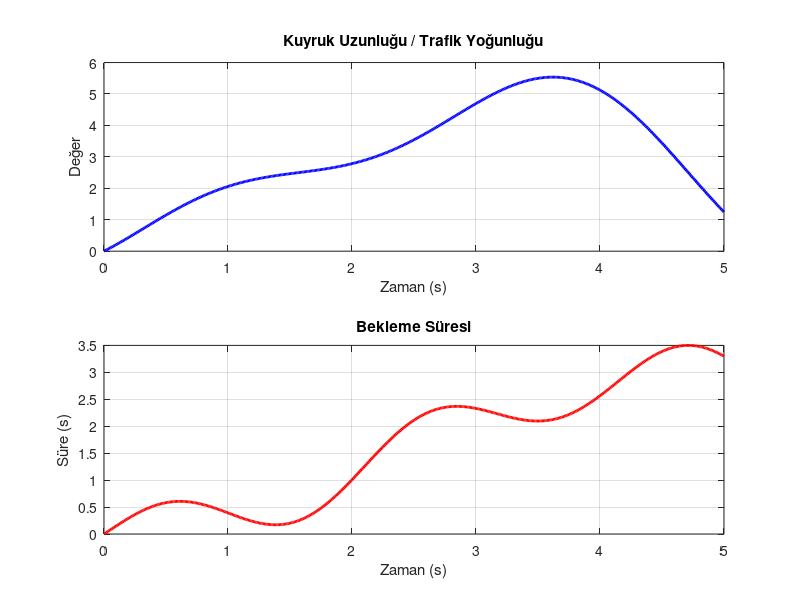

The MATLAB script that drew this image: (Note: this script raises an error after producing the figure.)
% traffic_visualization.m
% Standalone trafik simülasyonu görselleştirme aracı
% Bu script, mevcut verileri görselleştirir veya statik test verisi oluşturur

function traffic_visualization()
    fprintf('Trafik simülasyonu görselleştirmesi başlatılıyor...\n');
    
    % Mevcut workspace değişkenlerini kontrol et
    workspace_vars = evalin('base', 'whos');
    var_names = {workspace_vars.name};
    
    % Potansiyel veri kaynakları
    data_found = false;
    t = [];
    y = [];
    
    % Senaryo 1: log_time ve log_vehicle_queues değişkenleri
    if ismember('log_time', var_names) && ismember('log_vehicle_queues', var_names)
        try
            t = evalin('base', 'log_time');
            queue_data = evalin('base', 'log_vehicle_queues');
            
            if ~isempty(t) && ~isempty(queue_data)
                % Bekleme süreleri hesapla (örnek: kuyruk uzunluğunun fonksiyonu)
                if size(queue_data, 2) >= 2
                    % Doğu-Batı ve Kuzey-Güney kuyruklarını kullan
                    wait_time = queue_data(:,1) * 0.6 + queue_data(:,2) * 0.4;
                else
                    % Tek kuyruk verisini kullan
                    wait_time = queue_data(:,1) * 0.8;
                end
                
                % Veri matrisi oluştur
                if size(queue_data, 2) >= 1
                    y = [queue_data(:,1), wait_time];
                    data_found = true;
                    fprintf('log_time ve log_vehicle_queues verilerinden görselleştirme yapılacak.\n');
                end
            end
        catch
            fprintf('log_time ve log_vehicle_queues değişkenleri işlenirken hata oluştu.\n');
        end
    end
    
    % Senaryo 2: t ve queue_lengths
    if ~data_found && ismember('t', var_names) && ismember('queue_lengths', var_names)
        try
            t = evalin('base', 't');
            queue_data = evalin('base', 'queue_lengths');
            
            if ~isempty(t) && ~isempty(queue_data)
                % Bekleme süreleri hesapla
                if size(queue_data, 2) >= 2
                    wait_time = queue_data(:,1) * 0.6 + queue_data(:,2) * 0.4;
                else
                    wait_time = queue_data(:,1) * 0.8;
                end
                
                % Veri matrisi oluştur
                if size(queue_data, 2) >= 1
                    y = [queue_data(:,1), wait_time];
                    data_found = true;
                    fprintf('t ve queue_lengths verilerinden görselleştirme yapılacak.\n');
                end
            end
        catch
            fprintf('t ve queue_lengths değişkenleri işlenirken hata oluştu.\n');
        end
    end
    
    % Senaryo 3: average_wait_time ve density verilerini kontrol et
    if ~data_found && ismember('log_time', var_names) && ...
       (ismember('average_wait_time_EW', var_names) || ismember('density_EW', var_names))
        try
            t = evalin('base', 'log_time');
            
            if ismember('average_wait_time_EW', var_names) && ismember('density_EW', var_names)
                wait_time = evalin('base', 'average_wait_time_EW');
                density = evalin('base', 'density_EW');
                
                if ~isempty(t) && ~isempty(wait_time) && ~isempty(density)
                    y = [density, wait_time];
                    data_found = true;
                    fprintf('log_time, average_wait_time_EW ve density_EW verilerinden görselleştirme yapılacak.\n');
                end
            end
        catch
            fprintf('Bekleme süresi ve yoğunluk değişkenleri işlenirken hata oluştu.\n');
        end
    end
    
    % Veri bulunamadıysa, sentetik veri oluştur
    if ~data_found
        fprintf('Uygun veri bulunamadı. Sentetik test verisi oluşturulacak...\n');
        
        % Sentetik zaman ve veri oluştur
        t = 0:0.01:5;
        t = t(:); % Sütun vektörü
        
        % 1. sinyal: Kuyruk uzunluğu - maksimum 5 araç
        queue_length = 5 * sin(t/2).^2 + 1 * sin(t*2);
        queue_length = max(0, queue_length); % Negatif değerleri sıfırla
        
        % 2. sinyal: Bekleme süresi - maksimum 3 saniye
        wait_time = 3 * sin(t/3).^2 + 0.5 * sin(t*3);
        wait_time = max(0, wait_time); % Negatif değerleri sıfırla
        
        % İki sinyali birleştir
        y = [queue_length, wait_time];
        
        fprintf('Sentetik test verisi oluşturuldu.\n');
    end
    
    % Verileri görselleştir
    visualize_data(t, y);
    
    % İstatistikler
    fprintf('Simülasyon İstatistikleri:\n');
    fprintf('Toplam simülasyon süresi: %.2f saniye\n', max(t));
    
    % Sütun başlıklarını belirle
    if size(y, 2) >= 1
        if data_found 
            col1_name = 'Kuyruk Uzunluğu/Yoğunluk';
        else
            col1_name = 'Kuyruk Uzunluğu';
        end
        fprintf('Maksimum %s: %.2f\n', col1_name, max(y(:,1)));
    end
    
    if size(y, 2) >= 2
        % İki durum da aynı olduğu için doğrudan atama yapabiliriz
        col2_name = 'Bekleme Süresi';
        fprintf('Maksimum %s: %.2f saniye\n', col2_name, max(y(:,2)));
    end
    
    % Verileri workspace'e kaydet
    assignin('base', 'viz_time', t);
    assignin('base', 'viz_data', y);
    fprintf('Veriler workspace''e viz_time ve viz_data olarak kaydedildi.\n');
end

function visualize_data(t, y)
    % Veri boyutlarını kontrol et ve düzelt
    if isempty(t) || isempty(y)
        warning('Görselleştirilecek veri boş!');
        return;
    end
    
    % Vektörleri sütun vektörü yap
    if size(t, 1) == 1
        t = t(:);
    end
    
    % Boyut uyumsuzluğu varsa düzelt
    if length(t) ~= size(y, 1)
        min_len = min(length(t), size(y, 1));
        t = t(1:min_len);
        y = y(1:min_len, :);
        fprintf('Boyutlar düzeltildi: size(t)=%s, size(y)=%s\n', mat2str(size(t)), mat2str(size(y)));
    end
    
    % Tek sütun varsa ikinci sütun ekle
    if size(y, 2) == 1
        y = [y, y*0.6 + 0.5*sin(t)]; % Farklı bir veri oluştur
        fprintf('İkinci sütun eklendi.\n');
    end
    
    % Figür oluştur
    figure('Name', 'Trafik Kontrol Sistemi Simülasyonu', 'NumberTitle', 'off', 'Position', [100, 100, 900, 600]);
    
    % İlk grafik: Kuyruk uzunluğu/yoğunluk
    subplot(2, 1, 1);
    plot(t, y(:, 1), 'b-', 'LineWidth', 2);
    title('Kuyruk Uzunluğu / Trafik Yoğunluğu');
    xlabel('Zaman (s)');
    ylabel('Değer');
    grid on;
    
    % İkinci grafik: Bekleme süresi
    subplot(2, 1, 2);
    plot(t, y(:, 2), 'r-', 'LineWidth', 2);
    title('Bekleme Süresi');
    xlabel('Zaman (s)');
    ylabel('Süre (s)');
    grid on;
    
    % Ana başlık
    sgtitle('Trafik Kontrol Sistemi Simülasyon Sonuçları');
end 